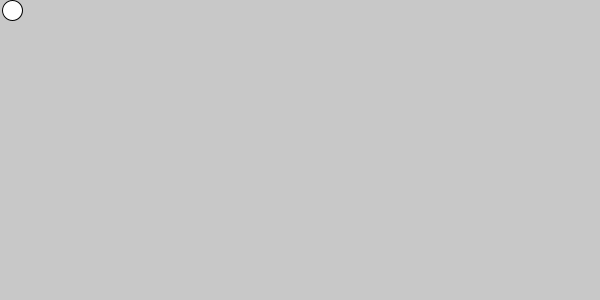
Frame 1 (no input)
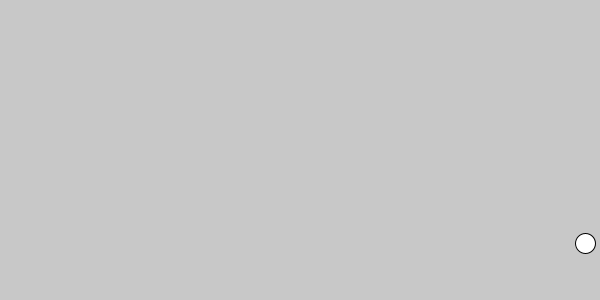
Frame 60 (the mouse pressed at the canvas centre just before this capture)
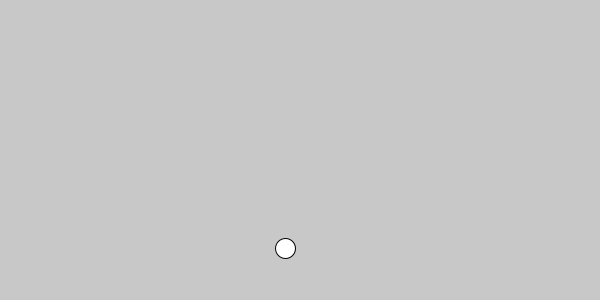
Frame 120 (the mouse held since frame 60 and released just before this capture)

The Processing sketch that drew these frames (run headless with seeded random() and noise(); from frame 60 on, the mouse is pressed at the canvas centre):

// Processing sketch: processing_140693
// ── processing_140693.pde

float x,y;
float x_velocity, y_velocity;
float gravity;
float radius;
void setup()
{
  size(600,300);
  x = 2;
  y = 10;
  x_velocity = 10;
  y_velocity = 0;
  gravity = .2;
  radius = 10;
}

void draw()
{
  background(200);
  y_velocity += gravity;
  x += x_velocity ;
  y += y_velocity ;
  
  if ( y>(height-radius))
  {
    y = height-radius;
    y_velocity *= -0.7;
  }
  if ( x<radius )
  {
    x = radius;
    x_velocity *= -0.5;
  }
  if ( x>(width-radius) )
  {
    x = width-radius;
    x_velocity *= -0.5;
  }
  ball(x, y);
}
  
void ball(float x,float y)
{
  pushMatrix();
  translate(x,y);
  ellipseMode(RADIUS);
  ellipse(0, 0, radius, radius);
  popMatrix();
}
